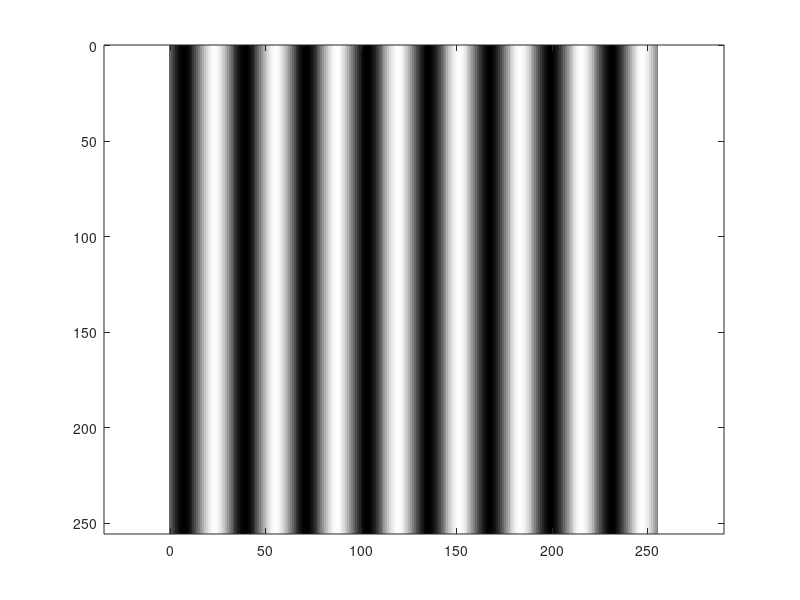

The MATLAB script that drew this image:
%% Sinusoidal
% Create a 256 X 256 image that consists of a horizontal sinusoid, 
% with the same period and intensity
% max/min as the black and white bar pattern. 
% A horizontal sinusoid varies only along the horizontal
% axis; it has a constant value along the vertical axis, 
% in a similar fashion to the vertical bars described
% above.
%% 
B=zeros(256); % 256x256 matrix filled with zeros

%% 

% sin(2*pi*f*t) is the general format
% f=1/32
% 2*pi*f=0.1963
%% 

for i=1:256
    for j=1:256
        B(i,j)=-sin(0.1963*j); % Generating a sine wave and storing its values in a matrix
    end
end
%% 
        
B=B+1;  % range 0 to 2
B=127.5*B;  % range 0 to 255
%% 

figure
image([0 255],[0 255],B) % display
axis ij 
axis equal
axis tight
colormap(gray(256)) % grayscale